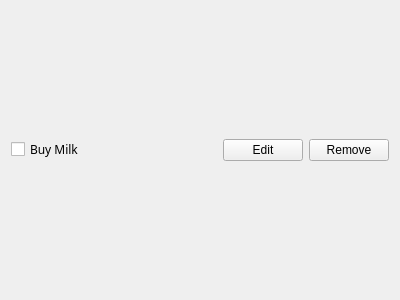
<?xml version="1.0" encoding="UTF-8"?>
<ui version="4.0">
 <class>Task</class>
 <widget class="QWidget" name="Task">
  <property name="geometry">
   <rect>
    <x>0</x>
    <y>0</y>
    <width>400</width>
    <height>300</height>
   </rect>
  </property>
  <property name="windowTitle">
   <string>Form</string>
  </property>
  <layout class="QHBoxLayout" name="horizontalLayout">
   <item>
    <widget class="QCheckBox" name="checkbox">
     <property name="font">
      <font>
       <family>Sans Serif</family>
      </font>
     </property>
     <property name="text">
      <string>Buy Milk</string>
     </property>
    </widget>
   </item>
   <item>
    <spacer name="horizontalSpacer">
     <property name="orientation">
      <enum>Qt::Horizontal</enum>
     </property>
     <property name="sizeHint" stdset="0">
      <size>
       <width>40</width>
       <height>20</height>
      </size>
     </property>
    </spacer>
   </item>
   <item>
    <widget class="QPushButton" name="editButton">
     <property name="text">
      <string>Edit</string>
     </property>
    </widget>
   </item>
   <item>
    <widget class="QPushButton" name="removeButton">
     <property name="text">
      <string>Remove</string>
     </property>
    </widget>
   </item>
  </layout>
 </widget>
 <resources/>
 <connections/>
</ui>
